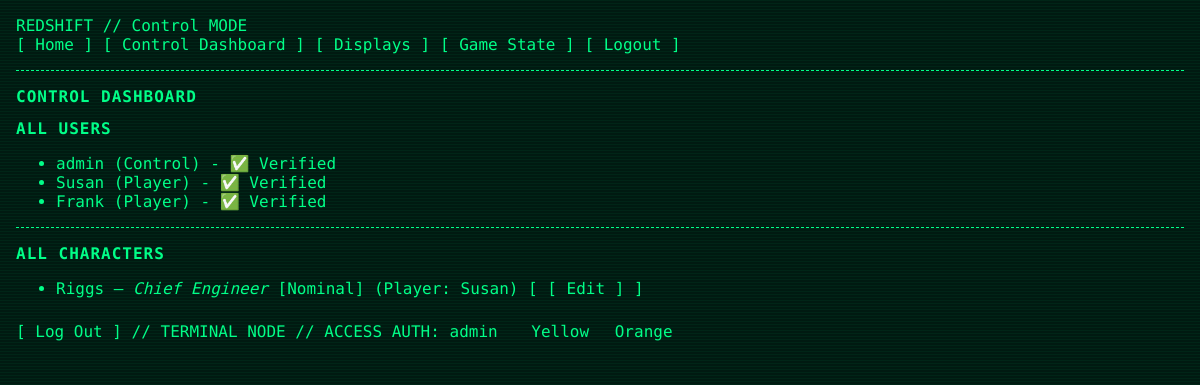
Page /dashboard (signed in) on the earlier database version.
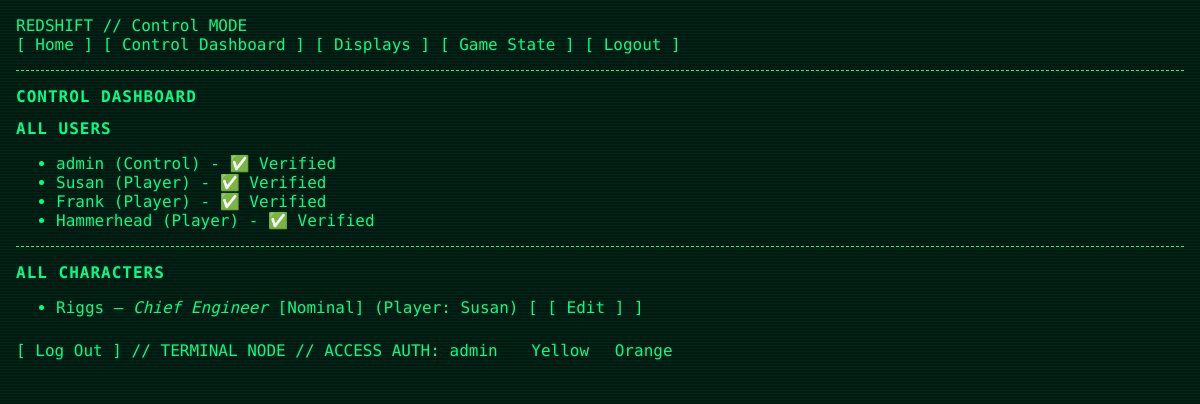
Same page on the later database version.
### app/models.py (models this page shows)
class User(UserMixin, db.Model):
    id = db.Column(db.Integer, primary_key=True)
    username = db.Column(db.String(64), unique=True, nullable=False)
    email = db.Column(db.String(120), unique=True, nullable=False)
    password = db.Column(db.String(128), nullable=False)
    is_verified = db.Column(db.Boolean, default=False)
    role = db.Column(db.String(20), default='Player')  # 'Player' or 'Control'
    theme = db.Column(db.String(32), default='theme-green')
    character = db.relationship("Character", backref="user", uselist=False)

class Character(db.Model):
    id = db.Column(db.Integer, primary_key=True)
    name = db.Column(db.String(64), nullable=False)
    position = db.Column(db.String(100))
    affiliation = db.Column(db.String(100))
    status = db.Column(db.String(50), default="Nominal")
    abilities = db.Column(db.PickleType, default=list)   # List of strings
    conditions = db.Column(db.PickleType, default=list)  # List of strings (empty at start)
    items = db.Column(db.PickleType, default=list)        # List of strings
    user_id = db.Column(db.Integer, db.ForeignKey('user.id'))

### app/routes.py (the view)
@main_bp.route('/dashboard')
@login_required
def dashboard():
    if current_user.role == 'Control':
        from .models import User, Character
        all_users = User.query.all()
        all_characters = Character.query.all()
        return render_template('control_dashboard.html', users=all_users, characters=all_characters)
    else:
        return render_template('dashboard.html', character=current_user.character)

### app/models.py (called while the page is built)
@login_manager.user_loader
def load_user(user_id):
    return User.query.get(int(user_id))

### app/templates/control_dashboard.html
{% extends "base.html" %}
{% block content %}
<h1>Control Dashboard</h1>
<h2>All Users</h2>
<ul>
  {% for user in users %}
    <li>{{ user.username }} ({{ user.role }}) - {{ '✅ Verified' if user.is_verified else '❌ Unverified' }}</li>
  {% endfor %}
</ul>
<hr>
<h2>All Characters</h2>
<ul>
  {% for char in characters %}
    <li>
      {{ char.name }} – <em>{{ char.position }}</em> [{{ char.status }}] (Player: {{ char.user.username }})
      <a href="{{ url_for('main.edit_character_control', char_id=char.id) }}">[ Edit ]</a>
    </li>
  {% endfor %}
</ul>
<a href="{{ url_for('auth.logout') }}">Log Out</a>
{% endblock %}

### app/templates/base.html (shortened to what this page needs)
<!DOCTYPE html>
<html lang="en">
<head>
  <link rel="stylesheet" href="{{ url_for('static', filename='css/retro.css') }}">
</head>
<body class="{{ current_user.theme if current_user.is_authenticated else 'theme-green' }}">
<div class="crt>"
    <div class="nav-bar {% if current_user.role == 'Control' %}control-nav{% else %}player-nav{% endif %}">
        REDSHIFT // {{ current_user.role if current_user.is_authenticated else "GUEST" }} MODE<BR/>
        <a href="{{ url_for('main.index') }}">Home</a>
        {% if current_user.is_authenticated %}
          {% if current_user.role == 'Control' %}
            <a href="{{ url_for('main.dashboard') }}">Control Dashboard</a>
            <a href="{{ url_for('main.manage_displays') }}">Displays</a>
            <a href="{{ url_for('main.control_game_state') }}">Game State</a>
          {% endif %}
          <a href="{{ url_for('auth.logout') }}">Logout</a>
        {% else %}
          <a href="{{ url_for('auth.login') }}">Login</a>
          <a href="{{ url_for('auth.register') }}">Register</a>
        {% endif %}
      </div>
      <hr>
  {% block content %}{% endblock %}
  // TERMINAL NODE // ACCESS AUTH: {{ current_user.username }}
  <form action="{{ url_for('main.set_theme') }}" method="POST" class="errata">
    {% set themes = ['theme-green', 'theme-yellow', 'theme-orange'] %}
    {% for theme in themes %}
      {% if current_user.theme != theme %}
        <button type="submit" name="theme" value="{{ theme }}" class="errata">
          {{ theme.replace('theme-', '').capitalize() }}
        </button>
      {% endif %}
    {% endfor %}
  </form>
</body>
</html>

### app/static/css/retro.css (style rules this page uses)
:root { --color-bg: #001a11; }
.theme-green { --color-fg: #00ff88; --color-accent: #00ffaa; --color-border: #00cc88; --color-muted: #004422; }
@media (min-width: 600px) { body { background-color: var(--color-bg); color: var(--color-fg); font-family: 'Share Tech Mono', monospace; margin: 0; padding: 1rem; animation: flickerAnim 3.6s infinite alternate; } }
@media (min-width: 600px) { a, h1, h2, h3, p, label, input, textarea, button, .nav-bar, .panel { animation: flickerAnim 3.6s infinite alternate; } }
@media (min-width: 600px) { body::before { content: ""; position: fixed; top: 0; left: 0; width: 100%; height: 100%; pointer-events: none; background: repeating-linear-gradient( to bottom, rgba(0, 255, 136, 0.05) 0px, rgba(0, 255, 136, 0.05) 1px, transparent 1px, transparent 3px ); z-index: 9999; animation: roll 60s linear infinite; } }
a { text-decoration: none; color: var(--color-fg) }
a:before { content: " [ "; color: var(--color-fg) }
a:after { content: " ] "; color: var(--color-fg) }
form, .panel, .container { border: 2px solid var(--color-fg); padding: 1rem; margin: 1rem auto; max-width: 600px; background-color: var(--color-bg); box-shadow: 0 0 10px var(--color-fg); width: 100%; box-sizing: border-box; }
form.errata { border: 0; display:inline; box-shadow: none; }
button.errata { border: 0; display:inline; box-shadow: none; }
input, textarea, button { background-color: var(--color-bg); color: var(--color-fg); border: 1px solid var(--color-fg); font-family: inherit; padding: 0.5rem; margin-bottom: 1rem; box-sizing: border-box; font-size: 1rem; }
h1, h2, h3, label { text-transform: uppercase; letter-spacing: 1px; font-size: 1rem; }
hr { border: none; border-top: 1px dashed var(--color-fg); margin: 1rem 0; }

Differences in the rows shown:
added User: username "Hammerhead", role "Player", is_verified "✅ Verified"
